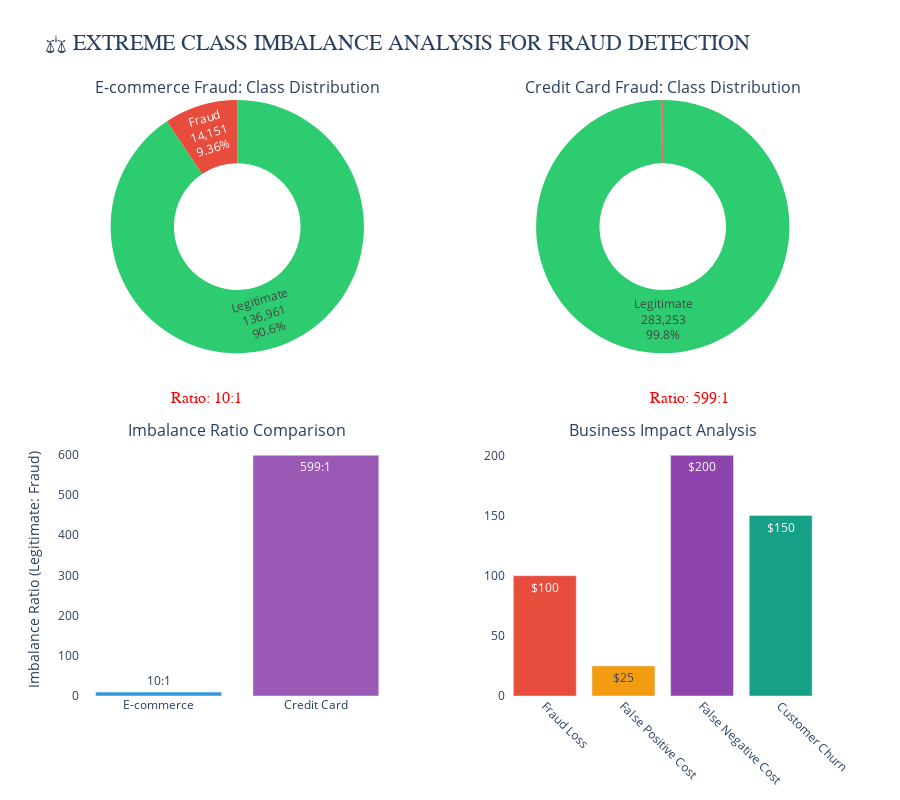

The code cell stored with this chart in its notebook:
### Code cell
print("="*80)
print("📈 VISUALIZING EXTREME CLASS IMBALANCE")
print("="*80)

# Create comprehensive imbalance visualization
fig = make_subplots(
    rows=2, cols=2,
    subplot_titles=('E-commerce Fraud: Class Distribution',
                    'Credit Card Fraud: Class Distribution',
                    'Imbalance Ratio Comparison',
                    'Business Impact Analysis'),
    specs=[[{'type': 'pie'}, {'type': 'pie'}],
           [{'type': 'bar'}, {'type': 'bar'}]],
    vertical_spacing=0.15,
    horizontal_spacing=0.15
)

# 1. Fraud data pie chart
if fraud_col:
    fraud_counts = fraud_df[fraud_col].value_counts()
    fig.add_trace(
        go.Pie(labels=['Legitimate', 'Fraud'], 
               values=fraud_counts.values,
               hole=0.5,
               marker_colors=['#2ECC71', '#E74C3C'],
               textinfo='percent+label+value',
               textposition='inside',
               name='E-commerce',
               hovertemplate='<b>%{label}</b><br>Count: %{value:,}<br>Percentage: %{percent:.2%}<extra></extra>'),
        row=1, col=1
    )
    
    # Add annotation for imbalance ratio
    fig.add_annotation(
        x=0.12, y=0.5,
        text=f"Ratio: {imbalance_ratio:.0f}:1",
        showarrow=False,
        font=dict(size=16, color="red", family="Arial Black"),
        xref="paper",
        yref="paper"
    )

# 2. Credit card data pie chart
if credit_fraud_col:
    credit_counts = credit_df[credit_fraud_col].value_counts()
    fig.add_trace(
        go.Pie(labels=['Legitimate', 'Fraud'], 
               values=credit_counts.values,
               hole=0.5,
               marker_colors=['#2ECC71', '#E74C3C'],
               textinfo='percent+label+value',
               textposition='inside',
               name='Credit Card',
               hovertemplate='<b>%{label}</b><br>Count: %{value:,}<br>Percentage: %{percent:.4%}<extra></extra>'),
        row=1, col=2
    )
    
    # Add annotation for imbalance ratio
    fig.add_annotation(
        x=0.88, y=0.5,
        text=f"Ratio: {credit_imbalance_ratio:.0f}:1",
        showarrow=False,
        font=dict(size=16, color="red", family="Arial Black"),
        xref="paper",
        yref="paper"
    )

# 3. Imbalance ratio comparison bar chart
if fraud_col and credit_fraud_col:
    datasets = ['E-commerce', 'Credit Card']
    ratios = [imbalance_ratio, credit_imbalance_ratio]
    
    fig.add_trace(
        go.Bar(x=datasets,
               y=ratios,
               marker_color=['#3498DB', '#9B59B6'],
               text=[f"{r:.0f}:1" for r in ratios],
               textposition='auto',
               hovertemplate='<b>%{x}</b><br>Imbalance Ratio: %{text}<extra></extra>'),
        row=2, col=1
    )
    
    fig.update_yaxes(title_text="Imbalance Ratio (Legitimate: Fraud)", row=2, col=1)

# 4. Business impact analysis
business_costs = {
    'Fraud Loss': 100,          # Direct financial loss
    'False Positive Cost': 25,  # Customer service, manual review
    'False Negative Cost': 200, # Fraud + reputational damage
    'Customer Churn': 150       # Lost future revenue
}

fig.add_trace(
    go.Bar(x=list(business_costs.keys()),
           y=list(business_costs.values()),
           marker_color=['#E74C3C', '#F39C12', '#8E44AD', '#16A085'],
           text=[f"${v}" for v in business_costs.values()],
           textposition='auto',
           hovertemplate='<b>%{x}</b><br>Cost: %{text}<extra></extra>'),
    row=2, col=2
)

fig.update_layout(
    height=800,
    title_text="⚖️ EXTREME CLASS IMBALANCE ANALYSIS FOR FRAUD DETECTION",
    title_font=dict(size=22, family="Arial Black"),
    showlegend=False,
    paper_bgcolor='rgba(0,0,0,0)',
    plot_bgcolor='rgba(0,0,0,0)'
)

fig.update_xaxes(tickangle=45, row=2, col=2)

# Save visualization
timestamp = datetime.now().strftime("%Y%m%d_%H%M%S")
viz_path = visualizations_dir / f"class_imbalance_analysis_{timestamp}.html"
fig.write_html(str(viz_path))
print(f"💾 Visualization saved: {viz_path}")

fig.show()

### Figure 1 — Plotly figure (JSON) as saved in the notebook; plotly's stock layout.template omitted (floating-point values rounded to 4 significant figures)
{"data": [{"domain": {"x": [0, 0.425], "y": [0.575, 1]}, "hole": 0.5, "hovertemplate": "<b>%{label}</b><br>Count: %{value:,}<br>Percentage: %{percent:.2%}<extra></extra>", "labels": ["Legitimate", "Fraud"], "marker": {"colors": ["#2ECC71", "#E74C3C"]}, "name": "E-commerce", "textinfo": "percent+label+value", "textposition": "inside", "type": "pie", "values": [136961, 14151]}, {"domain": {"x": [0.575, 1], "y": [0.575, 1]}, "hole": 0.5, "hovertemplate": "<b>%{label}</b><br>Count: %{value:,}<br>Percentage: %{percent:.4%}<extra></extra>", "labels": ["Legitimate", "Fraud"], "marker": {"colors": ["#2ECC71", "#E74C3C"]}, "name": "Credit Card", "textinfo": "percent+label+value", "textposition": "inside", "type": "pie", "values": [283253, 473]}, {"hovertemplate": "<b>%{x}</b><br>Imbalance Ratio: %{text}<extra></extra>", "marker": {"color": ["#3498DB", "#9B59B6"]}, "text": ["10:1", "599:1"], "textposition": "auto", "type": "bar", "x": ["E-commerce", "Credit Card"], "xaxis": "x", "y": [9.679, 598.8], "yaxis": "y"}, {"hovertemplate": "<b>%{x}</b><br>Cost: %{text}<extra></extra>", "marker": {"color": ["#E74C3C", "#F39C12", "#8E44AD", "#16A085"]}, "text": ["$100", "$25", "$200", "$150"], "textposition": "auto", "type": "bar", "x": ["Fraud Loss", "False Positive Cost", "False Negative Cost", "Customer Churn"], "xaxis": "x2", "y": [100, 25, 200, 150], "yaxis": "y2"}], "layout": {"annotations": [{"font": {"size": 16}, "showarrow": false, "text": "E-commerce Fraud: Class Distribution", "x": 0.2125, "xanchor": "center", "xref": "paper", "y": 1, "yanchor": "bottom", "yref": "paper"}, {"font": {"size": 16}, "showarrow": false, "text": "Credit Card Fraud: Class Distribution", "x": 0.7875, "xanchor": "center", "xref": "paper", "y": 1, "yanchor": "bottom", "yref": "paper"}, {"font": {"size": 16}, "showarrow": false, "text": "Imbalance Ratio Comparison", "x": 0.2125, "xanchor": "center", "xref": "paper", "y": 0.425, "yanchor": "bottom", "yref": "paper"}, {"font": {"size": 16}, "showarrow": false, "text": "Business Impact Analysis", "x": 0.7875, "xanchor": "center", "xref": "paper", "y": 0.425, "yanchor": "bottom", "yref": "paper"}, {"font": {"color": "red", "family": "Arial Black", "size": 16}, "showarrow": false, "text": "Ratio: 10:1", "x": 0.12, "xref": "paper", "y": 0.5, "yref": "paper"}, {"font": {"color": "red", "family": "Arial Black", "size": 16}, "showarrow": false, "text": "Ratio: 599:1", "x": 0.88, "xref": "paper", "y": 0.5, "yref": "paper"}], "height": 800, "paper_bgcolor": "rgba(0,0,0,0)", "plot_bgcolor": "rgba(0,0,0,0)", "showlegend": false, "title": {"font": {"family": "Arial Black", "size": 22}, "text": "⚖️ EXTREME CLASS IMBALANCE ANALYSIS FOR FRAUD DETECTION"}, "xaxis": {"anchor": "y", "domain": [0, 0.425]}, "xaxis2": {"anchor": "y2", "domain": [0.575, 1], "tickangle": 45}, "yaxis": {"anchor": "x", "domain": [0, 0.425], "title": {"text": "Imbalance Ratio (Legitimate: Fraud)"}}, "yaxis2": {"anchor": "x2", "domain": [0, 0.425]}}}
